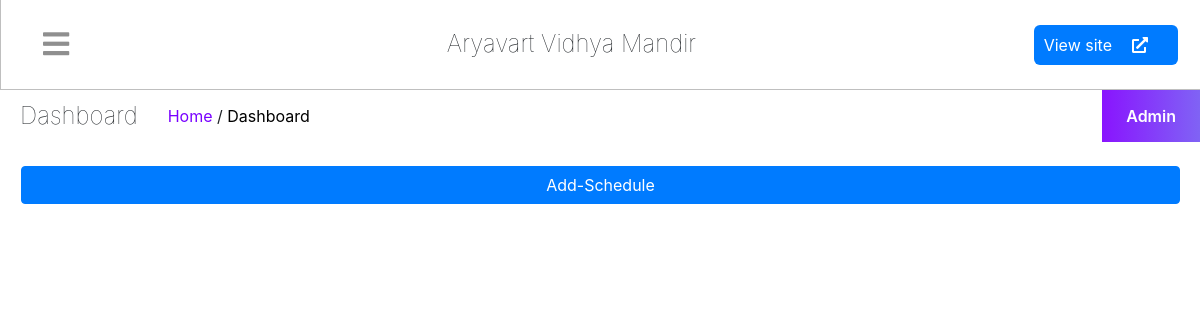
Page /staff/schedule/?class=12th&id=13 (signed in) on the earlier database version.
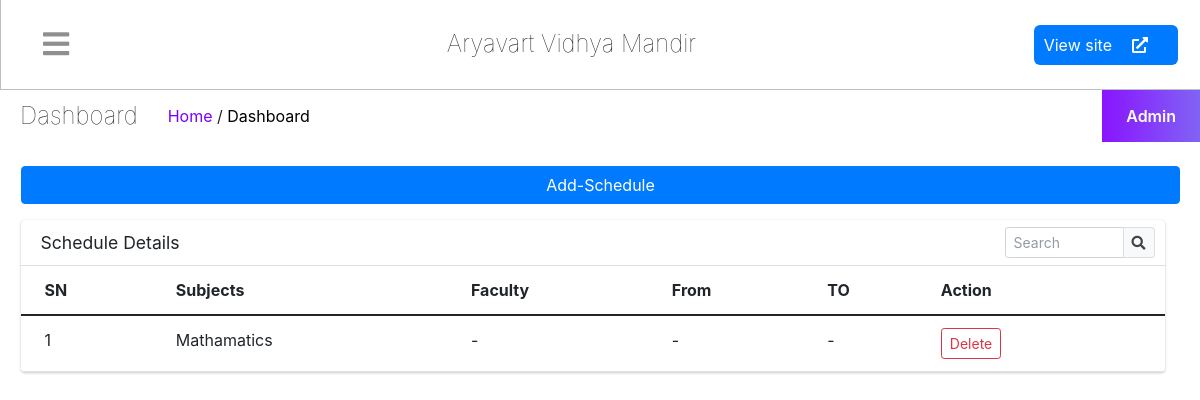
Same page on the later database version.
### student/models.py (models this page shows)
class Class(models.Model):
    subject= models.ForeignKey(subject,on_delete=models.CASCADE)
    standard= models.ForeignKey(standard,on_delete=models.CASCADE)
    def __str__(self):
        return self.subject.subject

class subject(models.Model):
    subject = models.CharField(max_length=50)
    def __str__(self):
        return self.subject

### staff/views.py (the view, shortened to what this page needs)
# urls.py: path('schedule/',views.allschedule,name='allschedule'),
def allschedule(request):
    if request.user.is_superuser:
        user = staffregister.objects.get(user=request.user.id)
        schedule = classtimings.objects.filter(user=user.id)
        classes = standard.objects.all()
        if request.method == 'POST':
            form = classtimingsForm(request.POST)
            if form.is_valid():
                obj = form.save(commit=False)
                checksub = classtimings.objects.filter(Class=obj.Class,subject=obj.subject)
                if checksub.exists():
                    messages.error(request,"this subject class is taken by staff member "+str(checksub[0].user.user.first_name)+" "+str(checksub[0].user.user.last_name +" at "+ str(checksub[0].timefrom)))
                    return redirect(request.get_full_path())
                checktiming = classtimings.objects.filter(Class=obj.Class,timefrom=obj.timefrom)
                if checktiming.exists():
                    messages.error(request,"this timing is busy with staff member "+str(checktiming[0].user.user.first_name)+" "+str(checktiming[0].user.user.last_name))
                    return redirect(request.get_full_path())
                checktiming = classtimings.objects.filter(user=obj.user,timefrom=obj.timefrom)
                if checktiming.exists():
                    messages.error(request,str(checktiming[0].user.user.first_name)+" "+str(checktiming[0].user.user.last_name)+ " has ( " + str(checktiming[0].subject.subject) +" ) preiod in "+ str(checktiming[0].Class.standard) +" class in this time slot ! Please choose the different timing   ")
                    return redirect(request.get_full_path())
                obj.save()
                messages.success(request,"New schedule is added successfully.....")
                return redirect(request.get_full_path())
        else:
            form = classtimingsForm()
        delschedule = request.GET.get('schedule')
        classid = request.GET.get('id')
        if classid is not None:
            sublist = Class.objects.filter(standard = classid)
            schedulelist = []
            for sub in sublist:
                sch = classtimings.objects.filter(Class=classid,subject=sub.subject.id)
                schedulelist.append([sub,sch])
            form = classtimingsForm(initial={'Class': classid,})
            return render(request,'staff/allschedule.html',{'schedulelist':schedulelist,'forms':form})
    return redirect('staff')

### staff/forms.py (shortened to what this page needs)
class classtimingsForm(forms.ModelForm):
    timefrom = forms.TimeField(widget=widgets.AdminTimeWidget)
    timeto = forms.TimeField(widget=widgets.AdminTimeWidget)
    user = forms.ModelChoiceField(queryset = staffregister.objects.all(),label="staff")
    class Meta:
        model = classtimings
        exclude = ('id',)
    def __init__(self, *args, **kwargs):
        super(classtimingsForm, self).__init__(*args, **kwargs)
        initial = kwargs.get("initial", {})
        ini = initial.get('Class')
        if ini is not None:
            self.fields['subject'].queryset = Class.objects.filter(standard=ini)

### myapp/context_processors.py (called while the page is built)
def alltimefunc(request):
    info = schoolifo.objects.all()[0]
    return {'schoolinfo':info}

### staff/models.py (called while the page is built)
    def __str__(self):
        return str(self.user.first_name+" "+self.user.last_name+" ( "+self.user.email+" )")

### student/models.py (called while the page is built)
    def __str__(self):
        return self.standard

### staff/templates/staff/allschedule.html (shortened to what this page needs)
{% extends 'staff/basic.html' %}
{% block table %}
<div class="row">
    <button type="button" class="btn btn-primary float-right m-2" data-toggle="modal" data-target="#exampleModal" data-backdrop = 'static' data-keyboard = 'false'>
        Add-Schedule
      </button>
</div>
{% if schedulelist %}
<div class="row">
    <div class="col-md-12">
        <div class="card">
            <div class="card-header">
                <h3 class="card-title">Schedule Details</h3>
                <div class="card-tools">
                <div class="input-group input-group-sm" style="width: 150px;">
                    <input type="text" name="table_search" class="form-control float-right" placeholder="Search">
                    <div class="input-group-append">
                    <button type="submit" class="btn btn-default"><i class="fas fa-search"></i></button>
                    </div>
                </div>
                </div>
            </div>
            <div class="card-body table-responsive p-0">
                <table class="table table-hover text-nowrap" id="table_id">
                <thead>
                    <tr>
                        <th>SN</th>
                        <th>Subjects</th>
                        <th>Faculty</th>
                        <th>From</th>
                        <th>TO</th>
                        <th>Action</th>
                                                    </tr>
                </thead>
                <tbody>
                    {% for sub,row in schedulelist %}
                    <tr>
                        <td>{{forloop.counter}}</td>
                        <td>{{sub.subject}}</td>
                        <td>{% if row.0.user.user.first_name %}{{row.0.user.user.first_name}} {{row.0.user.user.last_name}}{% else %}-{% endif %}</td>
                        <td>{% if row.0.timefrom %}{{row.0.timefrom}}{% else %}-{% endif %}</td>
                        <td>{% if row.0.timeto %}{{row.0.timeto}}{% else %}-{% endif %}</td>
                        <td><a href="/staff/schedule/?schedule={{row.0.id}}&id={{request.GET.id}}" class="btn btn-outline-danger btn-sm">Delete</a></td>
                                                    </tr>
                    {% endfor %}
                </tbody>
                </table>
            </div>
            </div>
    </div>
</div>
{% endif %}
{% endblock %}

Differences in the rows shown:
added Class: subject "Mathamatics"
Other differences:
text now shown: "Schedule Details SN Subjects Faculty From TO Action"
